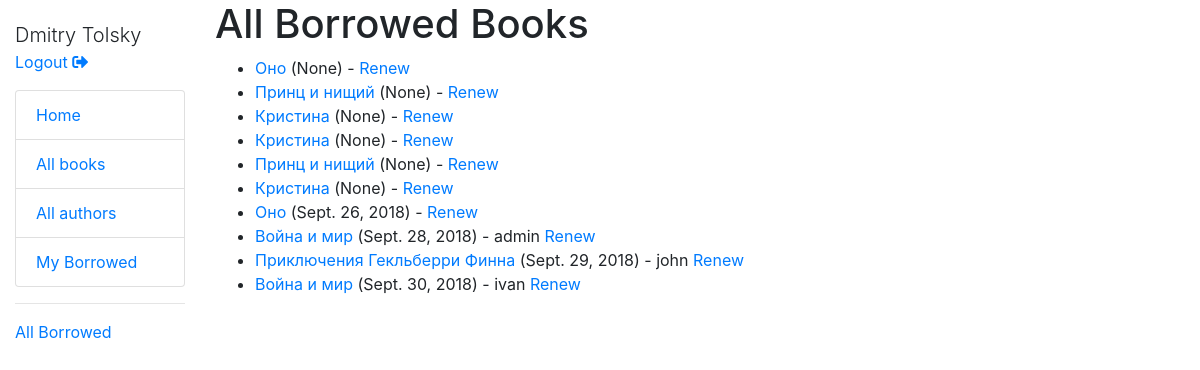
Before: /catalog/borrowed/ (signed in) with the older database file.
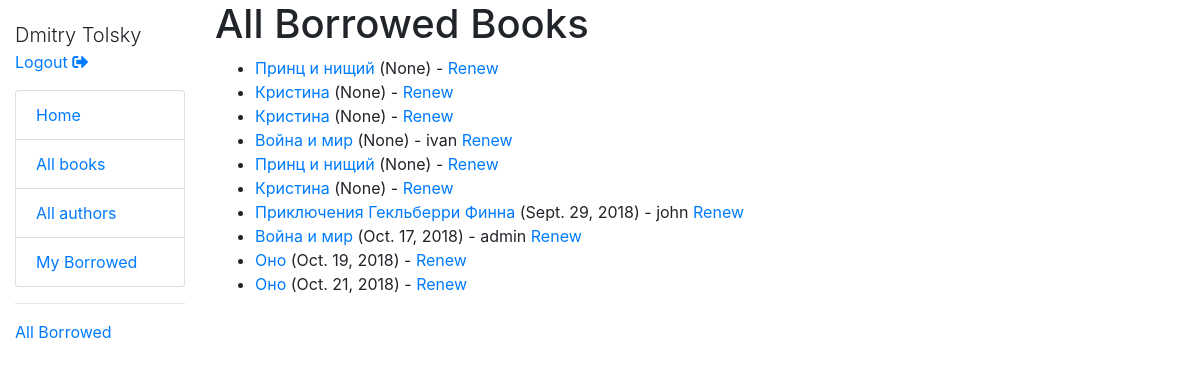
After: the same page with the newer database file.
### catalog/models.py (models this page shows, shortened)
class BookInstance(models.Model):
    id = models.UUIDField(primary_key=True, default=uuid.uuid4, help_text="Unique ID for this particular book across whole library")
    book = models.ForeignKey('Book', on_delete=models.SET_NULL, null=True)
    imprint = models.CharField(max_length=200)
    due_back = models.DateField(null=True, blank=True)
    borrower = models.ForeignKey(User, on_delete=models.SET_NULL, null=True, blank=True)
    LOAN_STATUS = (
        ('m', 'Maintenance'),
        ('o', 'On loan'),
        ('a', 'Available'),
        ('r', 'Reserved')
    )
    status = models.CharField(max_length=1, choices=LOAN_STATUS, blank=True, default='m', help_text="Book availability")
    class Meta:
        ordering = ["due_back"]
        permissions = (
            ("can_mark_returned", "Set book as returned"),
        )

class Book(models.Model):
    title = models.CharField(max_length=200)
    author = models.ForeignKey('Author', on_delete=models.SET_NULL, null=True)
    summary = models.TextField(max_length=1000, help_text="Enter a brief description of the book.")
    isbn = models.CharField('ISBN', max_length=13, help_text='13 Character <a href="https://www.isbn-international.org/content/what-isbn">ISBN number</a>')
    genre = models.ManyToManyField(Genre, help_text="Select a genre for this book.")
    language = models.ForeignKey('Language', on_delete=models.SET_NULL, null=True)
    def display_genre(self):
        return ', '.join([genre.name for genre in self.genre.all()[:3]])
    display_genre.short_description = 'Genre'

### catalog/views.py (the view)
class BorrowedBooksListView(PermissionRequiredMixin, generic.ListView):
    permission_required = 'catalog.can_mark_returned'
    model = BookInstance
    template_name = 'catalog/all_borrowed_books.html'
    paginate_by = 10

### catalog/templates/catalog/all_borrowed_books.html
{% extends "base_generic.html" %}
{% block content %}
    <h1>All Borrowed Books</h1>
    {% if bookinstance_list %}
        <ul>
        {% for bookinstance in bookinstance_list %}
            <li>
                <a href="{% url 'book-detail' bookinstance.book.pk %}">{{ bookinstance.book.title }}</a> ({{ bookinstance.due_back }}) - {{ bookinstance.borrower.username }}
                <a href="{% url 'renew-book-librarian' bookinstance.id %}">Renew</a>
            </li>
        {% endfor %}
        </ul>
    {% else %}
        <p>No borrowed books.</p>
    {% endif %}
{% endblock %}

### catalog/templates/base_generic.html (shortened to what this page needs)
<!DOCTYPE html>
<html lang="en">
<head>
    <link rel="stylesheet" href="https://stackpath.bootstrapcdn.com/bootstrap/4.1.3/css/bootstrap.min.css">
<link rel="stylesheet" href="https://use.fontawesome.com/releases/v5.3.1/css/all.css">
    {% load static %}
    <link rel="stylesheet" href="{% static 'css/styles.css' %}">
</head>
<body>
    <div class="container-fluid">
        <div class="row">
            <div class="col-sm-2">
                {% block sidebar %}
                    <ul class="sidebar-nav">
                        {% if user.is_authenticated %}
                            <li class="lead">{{ user.get_full_name }}</li>
                            <li>
                                <a href="{% url 'logout' %}?next={{ request.path }}">Logout <i class="fas fa-sign-out-alt"></i></a>
                            </li>
                        {% else %}
                            <li>
                                <a href="{% url 'login' %}?next={{ request.path }}">Login</a>
                            </li>
                        {% endif %}
                    </ul>
                     <ul class="list-group">
                         <li class="list-group-item">
                             <a href="{% url 'index' %}">Home</a>
                         </li>
                         <li class="list-group-item">
                            <a href="{% url 'books' %}">All books</a>
                         </li>
                         <li class="list-group-item">
                             <a href="{% url 'authors' %}">All authors</a>
                         </li>
                         <li class="list-group-item">
                            {% if user.is_authenticated %}
                                <a href="{% url 'my-borrowed' %}">My Borrowed</a>
                            {% endif %}
                         </li>
                     </ul>
                    {% if perms.catalog.can_mark_returned %}
                        <hr>
                        <a href="{% url 'all-borrowed' %}">All Borrowed</a>
                    {% endif %}
                {% endblock %}
            </div>
            <div class="col-sm-10">
                {% block content %}{% endblock %}
            </div>
        </div>
    </div>
</body>
</html>

### catalog/static/css/styles.css (style rules this page uses)
.sidebar-nav { margin-top: 20px; padding: 0; list-style: none; }

Changed rows visible on the page:
changed BookInstance "ivan": due_back "Sept. 30, 2018" → "None"; moves up the list
shown differently, row unchanged: BookInstance "Sept. 29, 2018": moves up the list
changed BookInstance "admin": due_back "Sept. 28, 2018" → "Oct. 17, 2018"; moves down the list
changed BookInstance: due_back "None" → "Oct. 19, 2018"; moves down the list
changed BookInstance: due_back "Sept. 26, 2018" → "Oct. 21, 2018"
